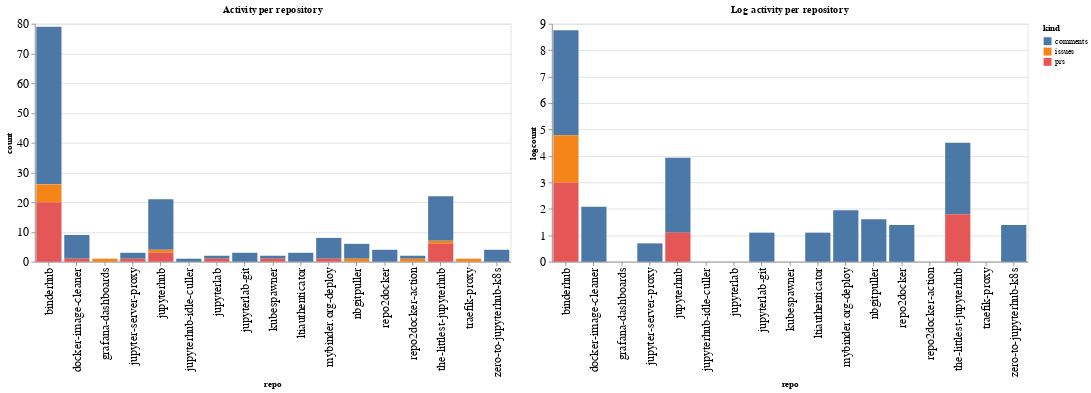

Here is the notebook cell this chart was saved with:
### Code cell
ch1 = alt.Chart(repo_summaries, width=600, title="Activity per repository").mark_bar().encode(
    x='repo',
    y='count',
    color='kind',
    tooltip="kind"
)

ch2 = alt.Chart(repo_summaries, width=600, title="Log activity per repository").mark_bar().encode(
    x='repo',
    y='logcount',
    color='kind',
    tooltip="kind"
)

ch1 | ch2

### Figure 1 — Vega-Lite specification as saved in the notebook (floating-point values rounded to 4 significant figures)
{"config": {"axisLeft": {"labelFontSize": 15}, "axisBottom": {"labelFontSize": 15}}, "hconcat": [{"mark": "bar", "encoding": {"color": {"type": "nominal", "field": "kind"}, "tooltip": {"type": "nominal", "field": "kind"}, "x": {"type": "nominal", "field": "repo"}, "y": {"type": "quantitative", "field": "count"}}, "title": "Activity per repository", "width": 600}, {"mark": "bar", "encoding": {"color": {"type": "nominal", "field": "kind"}, "tooltip": {"type": "nominal", "field": "kind"}, "x": {"type": "nominal", "field": "repo"}, "y": {"type": "quantitative", "field": "logcount"}}, "title": "Log activity per repository", "width": 600}], "data": {"name": "data-7a3d08af58e14d2f8fb700781cb4d6cf"}, "$schema": "https://vega.github.io/schema/vega-lite/v4.8.1.json", "datasets": {"data-7a3d08af58e14d2f8fb700781cb4d6cf": [{"repo": "binderhub", "kind": "comments", "count": 53, "logcount": 3.97}, {"repo": "binderhub", "kind": "issues", "count": 6, "logcount": 1.792}, {"repo": "binderhub", "kind": "prs", "count": 20, "logcount": 2.996}, {"repo": "docker-image-cleaner", "kind": "comments", "count": 8, "logcount": 2.079}, {"repo": "docker-image-cleaner", "kind": "prs", "count": 1, "logcount": 0.0}, {"repo": "grafana-dashboards", "kind": "issues", "count": 1, "logcount": 0.0}, {"repo": "jupyter-server-proxy", "kind": "comments", "count": 2, "logcount": 0.6931}, {"repo": "jupyter-server-proxy", "kind": "prs", "count": 1, "logcount": 0.0}, {"repo": "jupyterhub", "kind": "comments", "count": 17, "logcount": 2.833}, {"repo": "jupyterhub", "kind": "issues", "count": 1, "logcount": 0.0}, {"repo": "jupyterhub", "kind": "prs", "count": 3, "logcount": 1.099}, {"repo": "jupyterhub-idle-culler", "kind": "comments", "count": 1, "logcount": 0.0}, {"repo": "jupyterlab", "kind": "comments", "count": 1, "logcount": 0.0}, {"repo": "jupyterlab", "kind": "prs", "count": 1, "logcount": 0.0}, {"repo": "jupyterlab-git", "kind": "comments", "count": 3, "logcount": 1.099}, {"repo": "kubespawner", "kind": "comments", "count": 1, "logcount": 0.0}, {"repo": "kubespawner", "kind": "prs", "count": 1, "logcount": 0.0}, {"repo": "ltiauthenticator", "kind": "comments", "count": 3, "logcount": 1.099}, {"repo": "mybinder.org-deploy", "kind": "comments", "count": 7, "logcount": 1.946}, {"repo": "mybinder.org-deploy", "kind": "prs", "count": 1, "logcount": 0.0}, {"repo": "nbgitpuller", "kind": "comments", "count": 5, "logcount": 1.609}, {"repo": "nbgitpuller", "kind": "issues", "count": 1, "logcount": 0.0}, {"repo": "repo2docker", "kind": "comments", "count": 4, "logcount": 1.386}, {"repo": "repo2docker-action", "kind": "comments", "count": 1, "logcount": 0.0}, {"repo": "repo2docker-action", "kind": "issues", "count": 1, "logcount": 0.0}, {"repo": "the-littlest-jupyterhub", "kind": "comments", "count": 15, "logcount": 2.708}, {"repo": "the-littlest-jupyterhub", "kind": "issues", "count": 1, "logcount": 0.0}, {"repo": "the-littlest-jupyterhub", "kind": "prs", "count": 6, "logcount": 1.792}, {"repo": "traefik-proxy", "kind": "issues", "count": 1, "logcount": 0.0}, {"repo": "zero-to-jupyterhub-k8s", "kind": "comments", "count": 4, "logcount": 1.386}]}}
